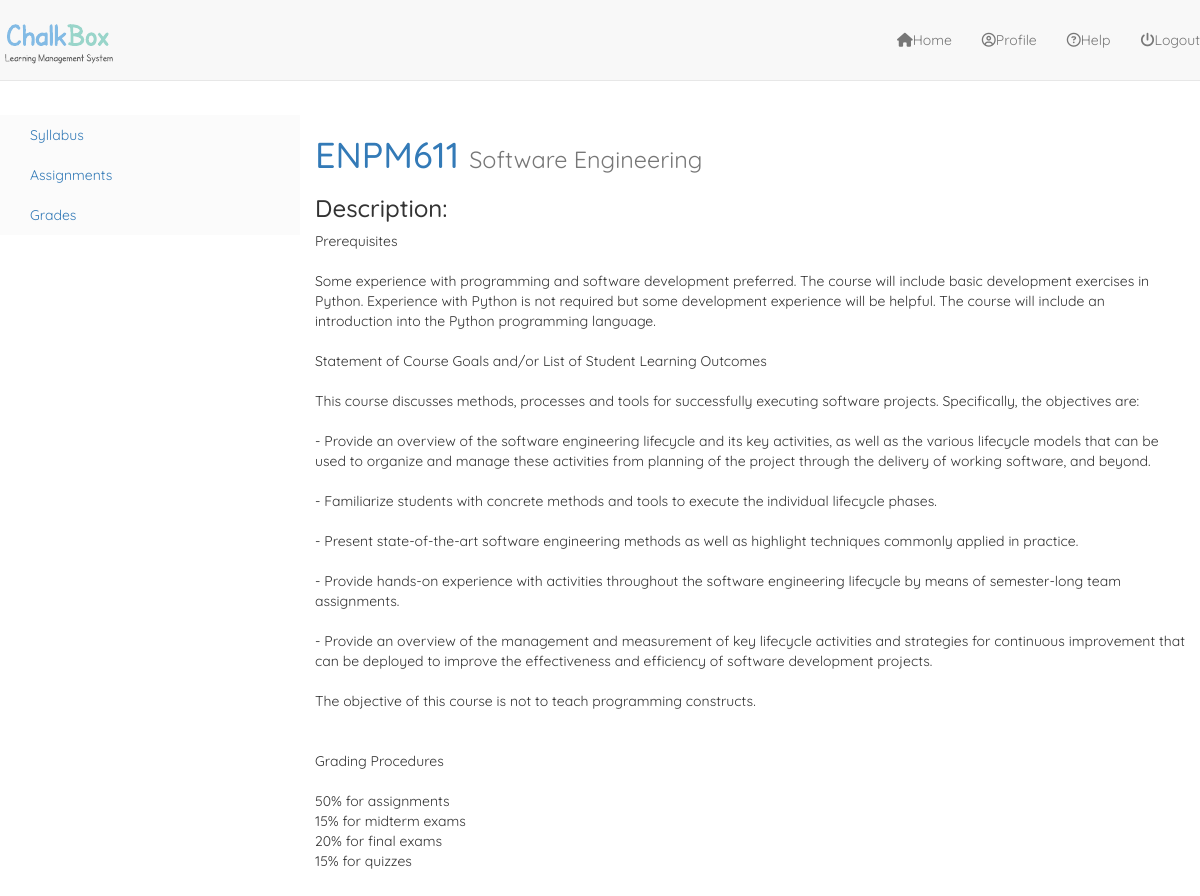
The page /courses/1/ on the database its author committed.
### courses/models.py (models this page shows, shortened)
class Course(models.Model):
    course_code = models.CharField(max_length=120)
    course_title = models.CharField(max_length=120)
    course_description = models.TextField(blank=True)
    updated     = models.DateTimeField(auto_now=True)
    timestamp   = models.DateTimeField(auto_now_add=True)
    syllabus	= models.FileField(null=True, blank=True)
    publish_syllabus   = models.BooleanField(default=False)

### courses/views.py (the view)
# urls.py: url(r'^(?P<cid>\d+)/$', course_detail, name="detail"),
def course_detail(request, cid=None):
	instance = get_object_or_404(Course, id=cid)
	context = {
		"title": instance.course_title,
		"instance": instance,
	}
	return render(request, "course/course_detail.html", context)

### templates/course/course_detail.html (shortened to what this page needs)
{% extends "base_navbar.html" %}
{% block content %}
<div class="modal-body row">
	{% include "side_bar.html" with cid=instance.id %}
    <div class="col-md-9">
		<h1><a href=''>{{ instance.course_code }}</a> <small>{{ instance.course_title }}</small></h1>
			<div>
				<h3>Description:</h3>
				<p>{{ instance.course_description | linebreaks }}</p>
			</div>
	</div>
</div>
{% endblock %}

### static_proj/static_root/css/navbar-static-top.css (style rules this page uses)
body { min-height: 2000px; }

### static_proj/static_root/css/custom.css (style rules this page uses)
html { height: 100%; margin: 0; padding: 0; border: 0; overflow-x: hidden; }
body { min-height: 100% !important; font-family: 'Quicksand', 'Raleway', sans-serif; margin: 0; padding: 0; border: 0; overflow-x: hidden; }

### static_proj/static_root/css/style.css (style rules this page uses)
*, *:before, *:after { box-sizing: border-box; }

### rows shown on the page
Course: course_code "ENPM611", course_title "Software Engineering", course_description "Prerequisites Some experience with programming and software development preferred. The course will include basic development exercises in Python. Experience with Python is not required but some development experience will be helpful. The course will include an introduction into the Python programming language. Statement of Course Goals and/or List of Student Learning Outcomes This course discusses methods, processes and tools for successfully executing software projects. Specifically, the objectives are: - Provide an overview of the software engineering lifecycle and its key activities, as well as the various lifecycle models that can be used to organize and manage these activities from…"
